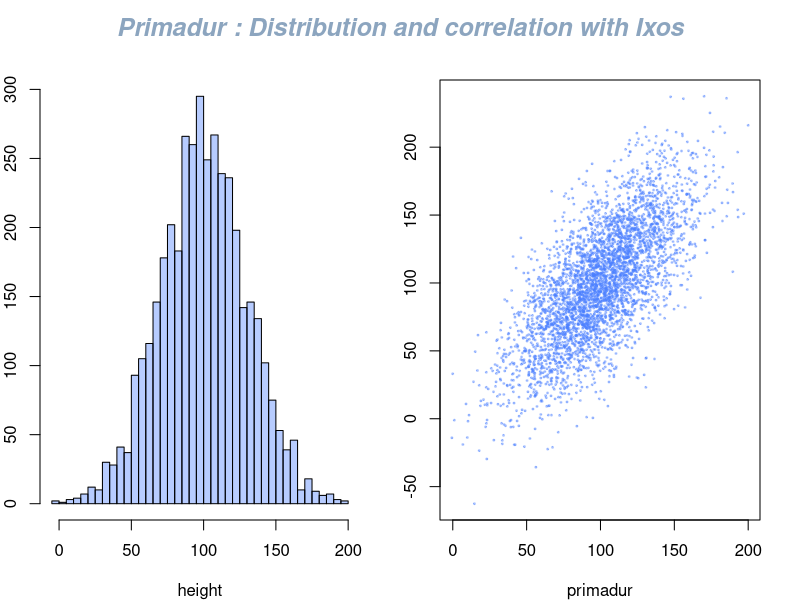
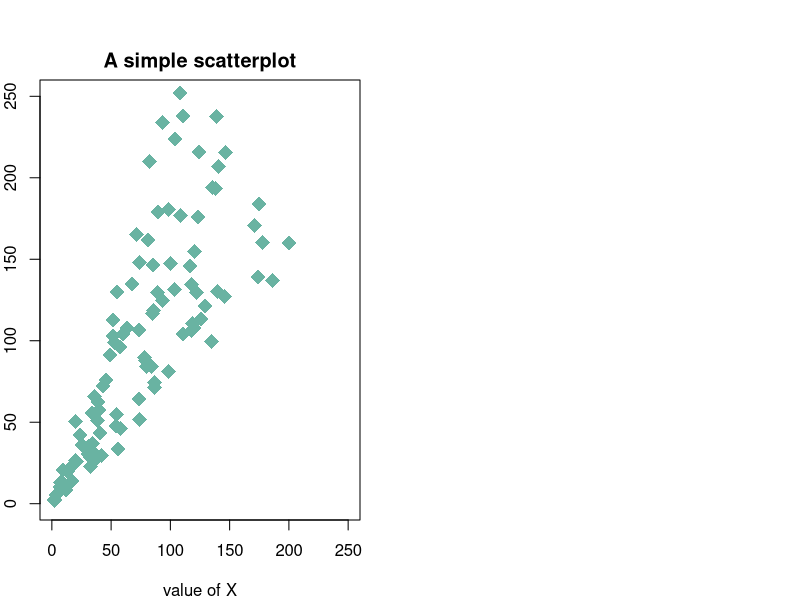

R code for these plots, in order: (Note: this script raises an error after producing the figures.)
## ---- chunk 1
knitr::opts_chunk$set( warning=FALSE, message=FALSE)
## ---- chunk 2
#Dummy data 
Ixos <- rnorm(4000,100,30)
Primadur <- Ixos+rnorm(4000 , 0 , 30)
 
#Divide the screen in 1 line and 2 columns
par(
  mfrow=c(1,2), 
  oma = c(0, 0, 2, 0)
) 
 
#Make the margin around each graph a bit smaller
par(mar=c(4,2,2,2))
 
# Histogram and Scatterplot
hist(Ixos,  main="" , breaks=30 , col=rgb(0.3,0.5,1,0.4) , xlab="height" , ylab="nbr of plants")
plot(Ixos , Primadur,  main="" , pch=20 , cex=0.4 , col=rgb(0.3,0.5,1,0.4)  , xlab="primadur" , ylab="Ixos" )
 
#And I add only ONE title :
mtext("Primadur : Distribution and correlation with Ixos", outer = TRUE, cex = 1.5, font=4, col=rgb(0.1,0.3,0.5,0.5) )
## ---- chunk 3
# Create data
data = data.frame(
  x=seq(1:100) + 0.1*seq(1:100)*sample(c(1:10) , 100 , replace=T),
  y=seq(1:100) + 0.2*seq(1:100)*sample(c(1:10) , 100 , replace=T)
)

# Basic scatterplot
plot(data$x, data$y,
     xlim=c(0,250) , ylim=c(0,250), 
     pch=18, 
     cex=2, 
     col="#69b3a2",
     xlab="value of X", ylab="value of Y",
     main="A simple scatterplot"
     )
## ---- chunk 4
htmltools::includeHTML("htmlChunkRelatedCorrelation.html")
